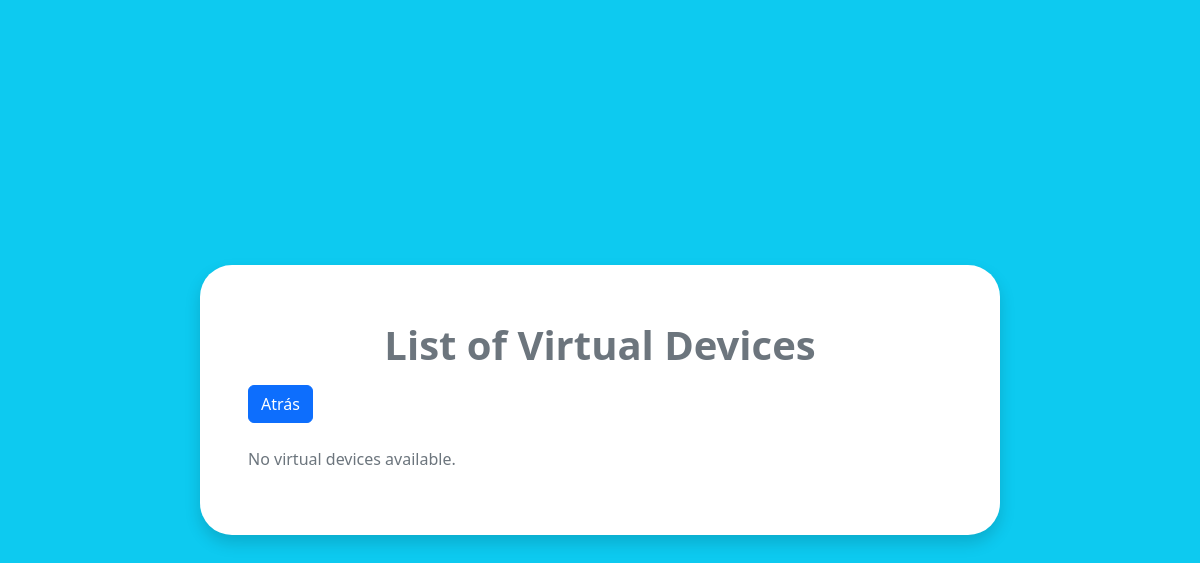
The app's page /traffic/virtual-devices/, older data.
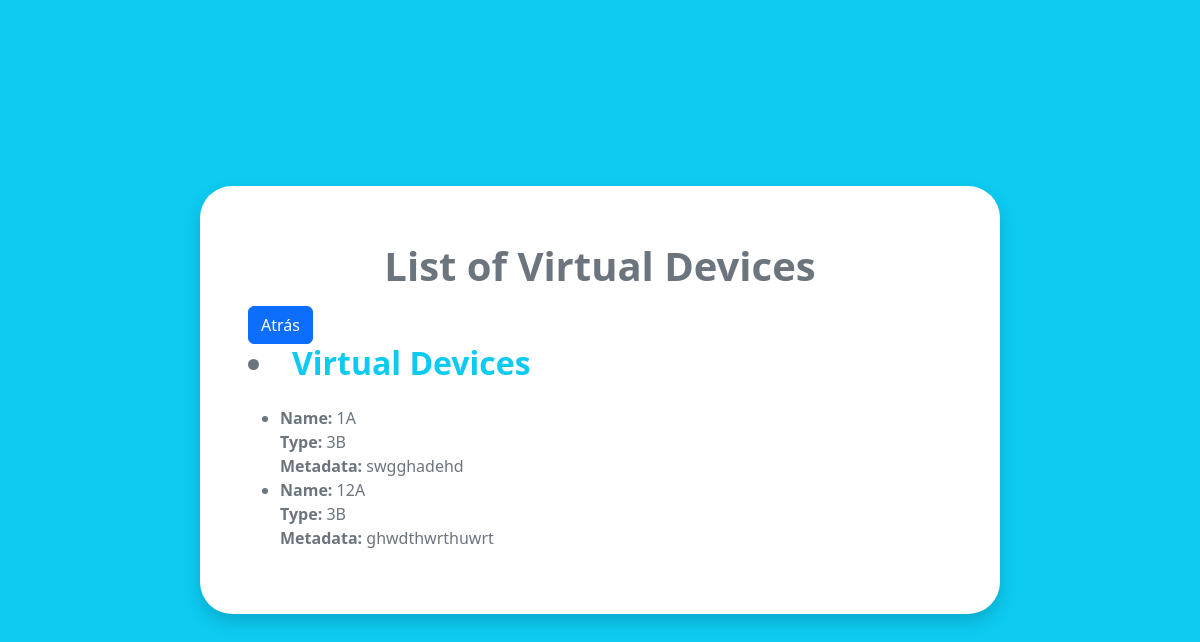
The same page, newer data.
### traffic/models.py (models this page shows)
class VirtualDevice(models.Model):
    name = models.CharField(max_length=255)
    type = models.CharField(max_length=100)
    metadata = models.TextField()

### traffic/views.py (the view)
# urls.py: path('virtual-devices/', virtual_device_list, name='virtual_device_list'),
def virtual_device_list(request):
    virtual_devices = VirtualDevice.objects.all()
    if request.user.has_perm('traffic.add_virtualdevice'):
        if request.method == 'POST':
            form = VirtualDeviceForm(request.POST)
            if form.is_valid():
                form.save()
                return redirect('virtual_device_list')
        else:
            form = VirtualDeviceForm()
    else:
        form = None  # Si el usuario no tiene permisos, establecer form en None
    return render(request, 'traffic/virtual_device_list.html', {'virtual_devices': virtual_devices, 'form': form})

### traffic/templates/traffic/virtual_device_list.html (shortened to what this page needs)
<!DOCTYPE html>
<html lang="en">
<head>
  <link
    href="https://cdn.jsdelivr.net/npm/bootstrap@5.2.0/dist/css/bootstrap.min.css"
    rel="stylesheet"
  />
</head>
<body class="bg-info d-flex justify-content-center align-items-center vh-100">
    <div class="bg-white p-5 rounded-5 text-secondary shadow overflow-auto" style="width: 50rem">
        <h2 class="text-center fs-1 fw-bold p-2">List of Virtual Devices</h2>
        <a href="{% url 'index' %}"><button class="btn btn-primary" data-bs-toggle="button" autocomplete="off">Atrás</button></a>
        {% if virtual_devices %}
            <h2><li><a href="{% url 'virtual_device_list' %}" class="text-decoration-none text-info fw-semibold">Virtual Devices</a></li></h2>
            <div class="input-group mt-4">
                <ul>
                    {% for virtual_device in virtual_devices %}
                        <li>
                            <strong>Name:</strong> {{ virtual_device.name }}<br>
                            <strong>Type:</strong> {{ virtual_device.type }}<br>
                            <strong>Metadata:</strong> {{ virtual_device.metadata }}<br>
                        </li>
                    {% endfor %}
                </ul>
            </div>
        {% else %}
            <p class="input-group mt-4">No virtual devices available.</p>
        {% endif %}
    </div>
</body>
</html>

Row changes from the older to the newer data that the page shows:
added VirtualDevice: name "1A", type "3B", metadata "swgghadehd"
added VirtualDevice: name "12A", type "3B", metadata "ghwdthwrthuwrt"
Text that changed along with them:
text no longer shown: "No virtual devices available."
text now shown: "Virtual Devices"
